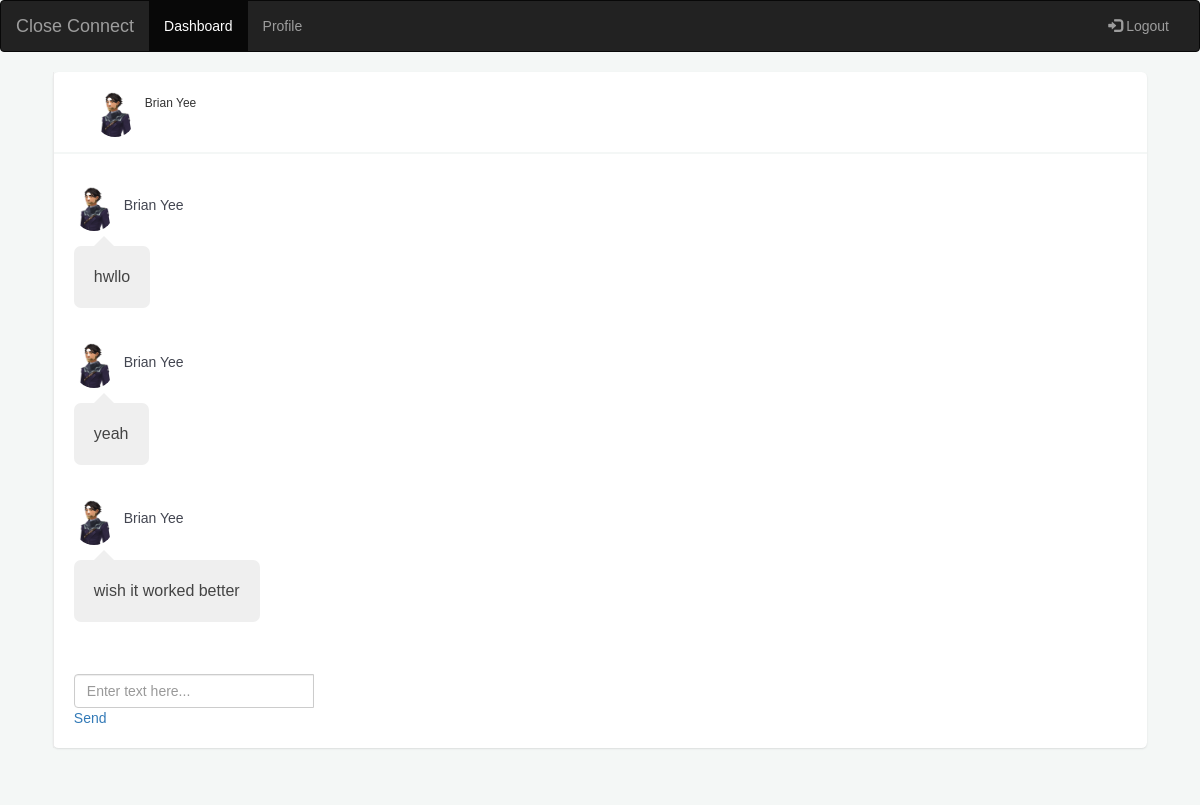
Screenshot of /users/2/1 (signed in) with the database file from the repository.
### user/models.py (models this page shows)
class User(models.Model):
    user_level = models.IntegerField()
    email = models.CharField(max_length=255)
    first_name = models.CharField(max_length=50)
    last_name = models.CharField(max_length=50)
    password = models.CharField(max_length=60)
    description = models.TextField()
    profile_pic = models.ImageField(null=True, blank=True)
    created_at = models.DateTimeField(auto_now_add=True)
    updated_at = models.DateTimeField(auto_now=True)
    objects = UserManager()

class Message(models.Model):
    content = models.CharField(max_length=10000, null=True)
    sender = models.ForeignKey(User, related_name="message_sends", on_delete=models.CASCADE, null=True)
    created_at = models.DateTimeField(auto_now_add=True)
    updated_at = models.DateTimeField(auto_now=True)
    chat_room = models.ForeignKey(Chat, related_name="messages", on_delete=models.CASCADE, null=True)

### user/views.py (the view, shortened to what this page needs)
# urls.py: path('users/<int:account_user_id>/<int:user_id>', views.chat_room, name='room'),
def chat_room(request, account_user_id, user_id):
    try:
        id = request.session['user_id']
        if account_user_id < user_id:
            room_id = f'{account_user_id}{user_id}chat'
        else:
            room_id = f'{user_id}{account_user_id}chat'
        account_user = User.objects.get(id=account_user_id)
        user = User.objects.get(id=user_id)
        account_chats = account_user.chatrooms.all()
        if len(account_chats) > 0 and len(account_chats.filter(room_id=room_id)) != 0:
            account_chat = account_chats.filter(room_id=room_id).first()
            account_chat_messages = account_chat.messages.all()
            context = {
                'account_user_id': account_user_id,
                'user_id': user_id,
                'room_id': room_id,
                'messages': account_chat_messages,
                'account_user': account_user,
                'user': user
            }
        return render(request, 'chat_room.html', context)
    except:
        return redirect('/login')

### user/templates/chat_room.html (shortened to what this page needs)
<!DOCTYPE html>
<html>
<head>
    <link rel="stylesheet" href="https://maxcdn.bootstrapcdn.com/bootstrap/3.4.1/css/bootstrap.min.css">
    {% load static %}
    <link rel="stylesheet" href="{% static 'css/style.css' %}">
</head>
<body>
<nav class="navbar navbar-inverse">
    <div class="container-fluid">
        <div class="navbar-header">
            <a class="navbar-brand" href="/main">Close Connect</a>
        </div>
        <div class="collapse navbar-collapse" id="myNavbar">
            <ul class="nav navbar-nav">
                <li class="active"><a href="/check_admin">Dashboard </a></li>
                <li><a href="/users/edit">Profile</a></li>
            </ul>
            <ul class="nav navbar-nav navbar-right">
                <li><a href="/logout"><span class="glyphicon glyphicon-log-in"></span> Logout</a></li>
            </ul>
        </div>
    </div>
</nav>
<link href="https://maxcdn.bootstrapcdn.com/font-awesome/4.7.0/css/font-awesome.min.css" rel="stylesheet"/>
<div class="container container-chat">
    <div class="row clearfix">
        <div class="col-lg-12">
            <div class="card chat-app">
                <div class="chat">
                    <div class="chat-header clearfix">
                        <div class="row">
                            <div class="col-lg-6">
                                <a href="javascript:void(0);" data-toggle="modal" data-target="#view_info">
                                    {% if user.profile_pic %}
                                        <img src="{{ user.profile_pic.url }}" alt="avatar">
                                    {% else %}
                                        <img src="/static/images/default_profile.png" alt="avatar">
                                    {% endif %}
                                </a>
                                <div class="chat-about">
                                    <h6 class="m-b-0">{{ user.first_name }} {{ user.last_name }}</h6>
                                </div>
                            </div>
                        </div>
                    </div>
                    <div class="chat-history" id="chat-box">
                        <ul class="m-b-0">
                            {% for message in messages %}
                                {% if message.sender.id == account_user_id %}
                                    <li class="clearfix">
                                        <div class="message-data text-right">
                                            <span class="message-data-time">{{ message.sender.first_name }} {{ message.sender.last_name }}</span>
                                            {% if account_user.profile_pic %}
                                                <img src="{{ account_user.profile_pic.url }}" alt="avatar">
                                            {% else %}
                                                <img src="/static/images/default_profile.png" alt="avatar">
                                            {% endif %}
                                        </div>
                                        <div class="message other-message float-right"> {{ message.content }}
                                        </div>
                                    </li>
                                {% else %}
                                    <li class="clearfix">
                                        <div class="message-data">
                                            {% if user.profile_pic %}
                                                <img src="{{ user.profile_pic.url }}" alt="avatar">
                                            {% else %}
                                                <img src="/static/images/default_profile.png" alt="avatar">
                                            {% endif %}
                                            <span class="message-data-time">{{ message.sender.first_name }} {{ message.sender.last_name }}</span>
                                        </div>
                                        <div class="message my-message">{{ message.content }}</div>
                                    </li>
                                {% endif %}
                            {% endfor %}
                        </ul>
                    </div>
                    <div class="chat-message clearfix">
                        <div class="input-group mb-3">
                            <input type="text" class="form-control" id="chat-message-input"
                                   placeholder="Enter text here...">
                            <span class="input-group-text"><a href="" id="chat-message-submit">Send</a></span>
                        </div>
                    </div>
                </div>
            </div>
        </div>
    </div>
</div>
</body>
</html>

### static/css/style.css (style rules this page uses)
:root { --primary: #8c38ff; --light: #EEEEEE; --dark: #212121; }
* { margin: 0; padding: 0; box-sizing: border-box; font-family: 'Fira sans', sans-serif; }
.row { padding: 0 2%; }
body { background-color: #f4f7f6; }
.card { background: #fff; transition: .5s; border: 0; margin-bottom: 30px; border-radius: .55rem; position: relative; width: 100%; box-shadow: 0 1px 2px 0 rgb(0 0 0 / 10%); }
.chat-app .chat { border-left: 1px solid #eaeaea }
.chat .chat-header { padding: 15px 20px; border-bottom: 2px solid #f4f7f6 }
.chat .chat-header img { float: left; border-radius: 40px; width: 40px }
.chat .chat-header .chat-about { float: left; padding-left: 10px }
.chat-history { display: flex; flex-direction: column-reverse; }
.chat #chat-box { max-height: 500px; padding: 20px; border-bottom: 2px solid #fff }
.chat #chat-box { overflow: auto; }
.chat #chat-box ul { padding: 0 }
.chat #chat-box ul li { list-style: none; margin-bottom: 30px }
.chat #chat-box ul li:last-child { margin-bottom: 0px }
.chat #chat-box .message-data { margin-bottom: 15px }
.chat #chat-box .message-data img { border-radius: 40px; width: 40px }
.chat #chat-box .message-data-time { color: #434651; padding-left: 6px }
.chat #chat-box .message { color: #444; padding: 18px 20px; line-height: 26px; font-size: 16px; border-radius: 7px; display: inline-block; position: relative }
.chat #chat-box .message:after { bottom: 100%; left: 7%; border: solid transparent; content: " "; height: 0; width: 0; position: absolute; pointer-events: none; border-bottom-color: #fff; border-width: 10px; margin-left: -10px }
.chat #chat-box .my-message { background: #efefef }
.chat #chat-box .my-message:after { bottom: 100%; left: 30px; border: solid transparent; content: " "; height: 0; width: 0; position: absolute; pointer-events: none; border-bottom-color: #efefef; border-width: 10px; margin-left: -10px }
.chat .chat-message { padding: 20px }
.clearfix:after { visibility: hidden; display: block; font-size: 0; content: " "; clear: both; height: 0 }

### rows the page displays
User: profile_pic (picture), first_name "Brian", last_name "Yee"
Message: profile_pic (picture), sender.first_name "Brian", sender.last_name "Yee", content "hwllo"
Message: profile_pic (picture), sender.first_name "Brian", sender.last_name "Yee", content "yeah"
Message: profile_pic (picture), sender.first_name "Brian", sender.last_name "Yee", content "wish it worked better"
